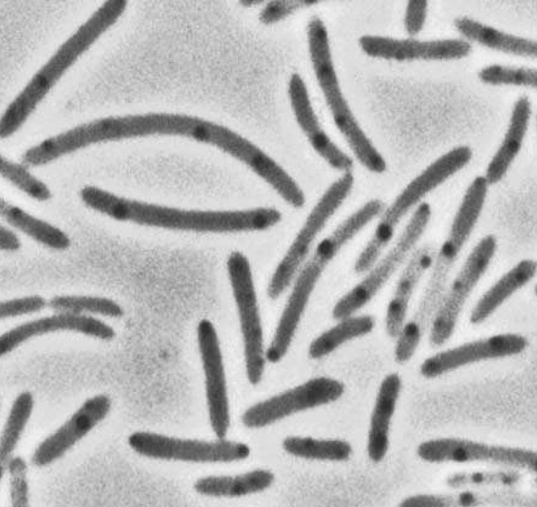
#> input picture 03-DataViz/img/bacteria.png, 537 x 507 px, found by its file name
$ jupyter execute --allow-errors Solution.ipynb
#> lines starting #> are read from the running program, lines starting #| are printed output that depends on the picture; after the words box and inside, x2 and y2 are one past the last pixel; in counts of white or black regions, pixels touching at a corner belong together
[cell 1]
import numpy as np
import matplotlib.pyplot as plt

[cell 2]
X = np.linspace(-5,5,100)
y = np.sin(X)

plt.plot(X,y,c='orange',lw=10)
plt.show()
#> figure, not shown here; curve peaks at x = 1.57, y = 1

[cell 3]
X = np.linspace(-10,10,100)

plt.figure(figsize=(12,5))
plt.plot(X, np.sin(X), c='orange', lw=0.8, label='Sinus')
plt.scatter(X, np.cos(X), c='g', lw=10, label='Cosinus')

plt.legend()
plt.show()
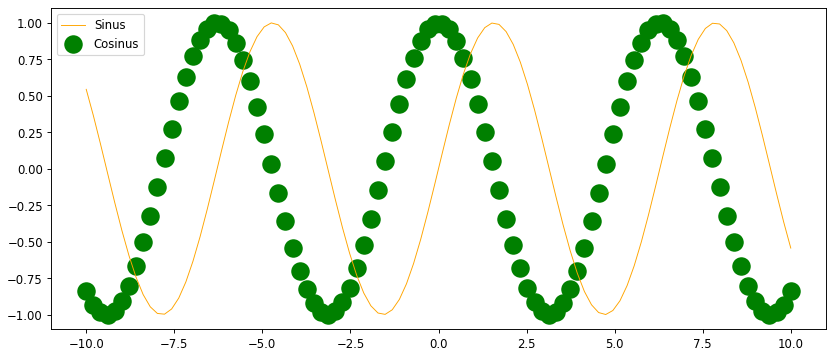
#> figure drawn by matplotlib, 1 panel; curve peaks at x = -4.75, y = 0.999

[cell 4]
dataset = {f"experience{i}": np.random.randn(100) for i in range(4)}

def graphique(data):
    n = len(data)
    plt.figure(figsize=(12, 8))

    for k, i in zip(data.keys(), range(1, n+1)):
        plt.subplot(n, 1, i)
        plt.plot(data[k])
        plt.title(k)

    plt.show()
#> figure, not shown here; panel 1: curve peaks at x = 24, y = 2.27; panel 2: curve peaks at x = 44, y = 2.38; panel 3: curve peaks at x = 92, y = 2.3; panel 4: curve peaks at x = 27, y = 2.26

graphique(dataset)

[cell 5]
from scipy.interpolate import interp1d

x1 = np.linspace(0, 4, 10)
x2 = np.linspace(5,10,10)
y1 = np.sin(x1)
y2 = np.cos(x2)

plt.scatter(x1,y1)
plt.scatter(x2,y2)

[cell 6]
y = np.concatenate((y1,y2), axis=0)

# création de la fonction interpolation f
x = np.linspace(0,10,20)
f = interp1d(x, y, kind='cubic')

# résultats de la fonction interpolation f sur de nouvelles données
new_x = np.linspace(0, 10, 20)
result = f(new_x)

# visualisation avec matplotlib
plt.scatter(x, y)
plt.plot(new_x, result, c='r')
#> figure, not shown here; curve peaks at x = 6.32, y = 0.985

[cell 7]
# Création d'un signal périodique noyé dans du bruit.
x = np.linspace(0, 30, 1000)
y = 3*np.sin(x) + 2*np.sin(5*x) + np.sin(10*x) + np.random.random(x.shape[0])*10
plt.plot(x, y)
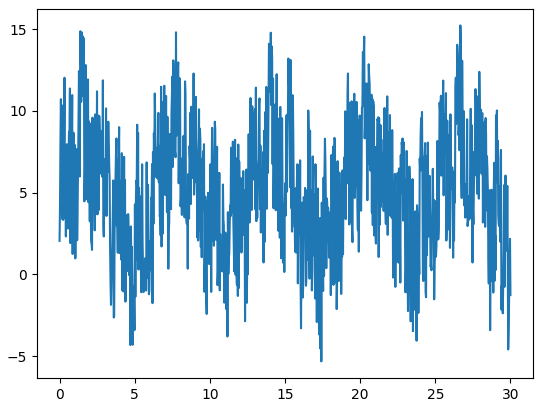
#> figure drawn by matplotlib, 1 panel; curve peaks at x = 26.67, y = 15.23

[cell 8]
from scipy import fftpack

[cell 9]
# création des variables Fourier et Fréquences, qui permettent de construire le spectre du signal.
fourier = fftpack.fft(y)
power = np.abs(fourier) # la variable power est créée pour éliminer les amplitudes négatives
frequences = fftpack.fftfreq(y.size)
plt.plot(np.abs(frequences), power)
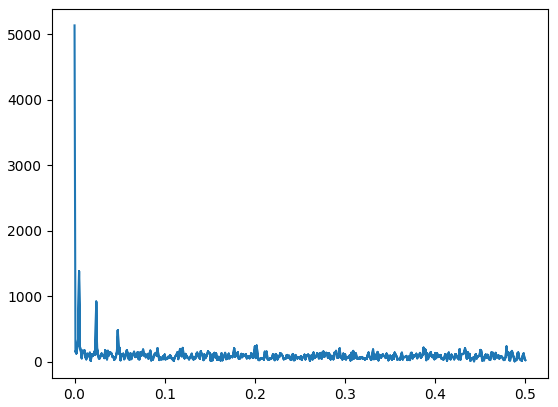
#> figure drawn by matplotlib, 1 panel

[cell 10]
# filtre du spectre avec du boolean indexing de Numpy
fourier[power<400] = 0

# Visualisation du spectre propre
plt.plot(np.abs(frequences), np.abs(fourier))
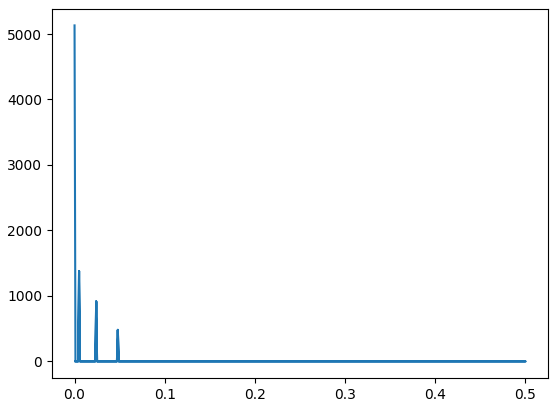
#> figure drawn by matplotlib, 1 panel

[cell 11]
# Transformation de Fourier Inverse: genere un nouveau signal temporel depuis le spectre filtré
filtered_signal = fftpack.ifft(fourier)

[cell 12]
# Visualisation des résultats

plt.figure(figsize=(12, 8))
plt.plot(x, y, lw=0.5, label='signal originel')
plt.plot(x, filtered_signal, lw=3, label='signal filtré')
plt.legend()
plt.show()
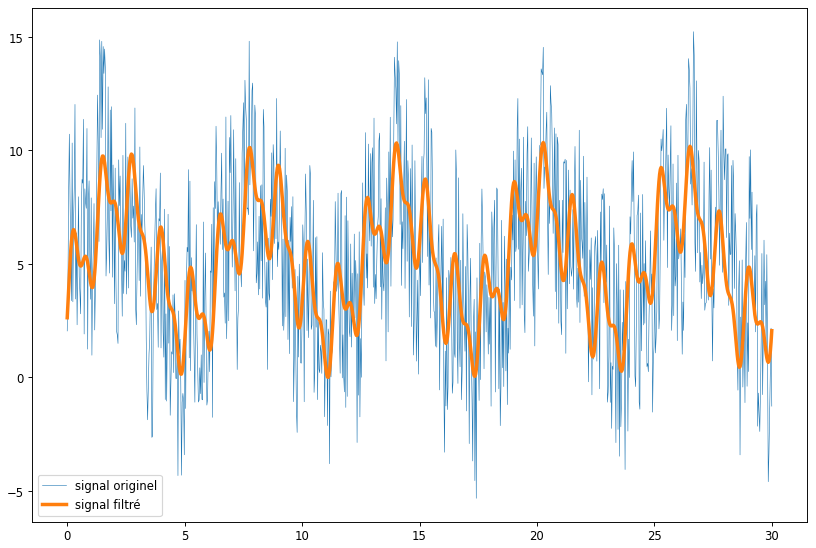
#> figure drawn by matplotlib, 1 panel; curve peaks at x = 26.67, y = 15.23; curve peaks at x = 20.27, y = 10.35

[cell 13]
from scipy import ndimage

[cell 14]
# importer l'image avec pyplot
image = plt.imread('img/bacteria.png')
#> image is the input picture: shape (507, 537, 3) float32; min 0.169, max 0.957, mean 0.714
image = image[:,:,0] # réduire l'image en 2D
#> image: shape (507, 537) float32
plt.imshow(image, cmap='gray') # afficher l'image
image.shape
#> Out = (507, 537)

[cell 15]
# copie de l'image, puis création d'un histogramme
image_2 = np.copy(image)
plt.hist(image_2.ravel(), bins=255)
plt.show()
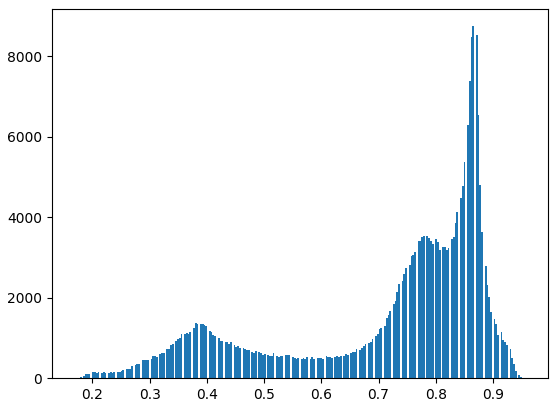
#> figure drawn by matplotlib, 1 panel; tallest bar 8742 high, from x = 0.864 to 0.867

[cell 16]
# boolean indexing: création d'une image binaire
image= image<0.6
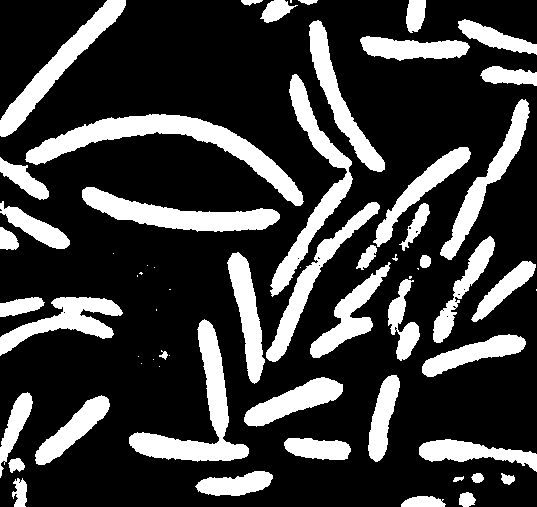
#> image: shape (507, 537) bool; 24% white; 63 white regions (18 under 20 px), largest, box (x1, y1, x2, y2) and area: (25, 114, 304, 206) 5741, (129, 319, 249, 462) 4297, (82, 187, 280, 232) 3820
plt.imshow(image)

[cell 17]
# morphologie utilisée pour enlever les défauts
open_image = ndimage.binary_opening(image)
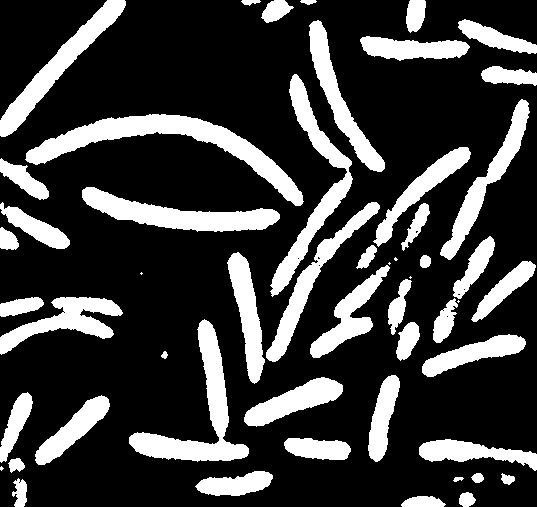
#> open_image: shape (507, 537) bool; 23.9% white; 53 white regions (6 under 20 px), largest, box (x1, y1, x2, y2) and area: (25, 114, 304, 206) 5733, (129, 319, 249, 462) 4295, (82, 187, 280, 232) 3820
plt.imshow(open_image)

[cell 18]
# Segmentation de l'image: label_image contient les différents labels et n_labels est le nombre de labels
label_image, n_labels = ndimage.label(open_image)
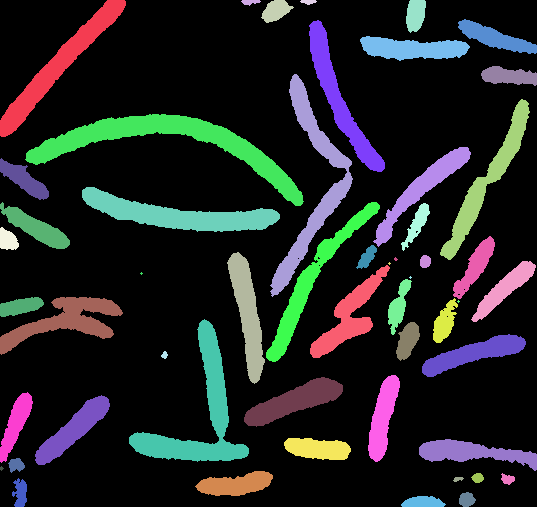
#> label_image: shape (507, 537) int32; 54 distinct labels, from 0 to 53; one colour per label, 0 black
#> n_labels = 53
print(f'il y a {n_labels} groupes')
#| il y a 53 groupes

# Visualisation de l'image étiquetée
plt.imshow(label_image)

[cell 19]
# Mesure de la taille de chaque groupes de label_images (fait la somme des pixels)
sizes = ndimage.sum(open_image, label_image, range(n_labels))
#> sizes = 53 values, max 5733 at index 12, min 0 at index 0, mean 1219.6

# Visualisation des résultats
plt.scatter(range(n_labels), sizes)
plt.xlabel('bactérie ID')
plt.ylabel('taille relative')
plt.show()
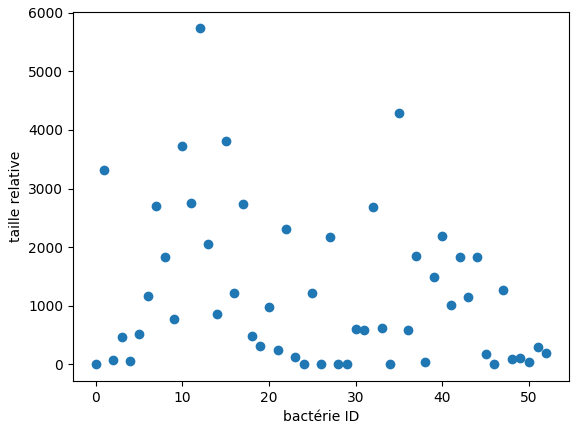
#> figure drawn by matplotlib, 1 panel
